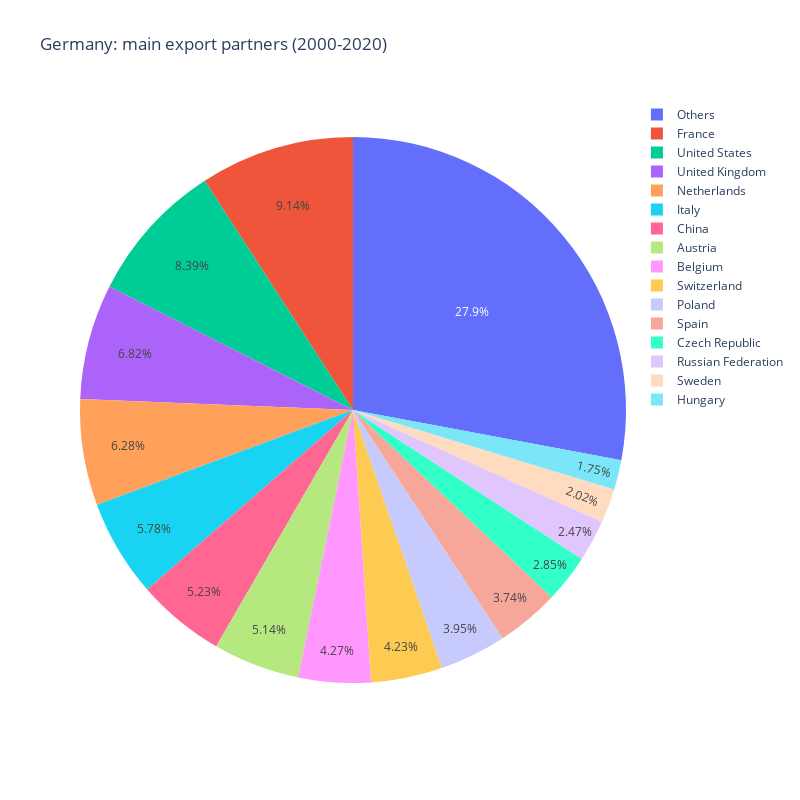

The notebook cell saved with this chart:
### Markdown cell above
## 2. 3. 2 Main Export Partners

### Code cell
exporters = germany_exports.groupby('Partner')['TradeValue'].sum().reset_index()

exporters = exporters.sort_values(by='TradeValue', ascending=False)

top_15_exporters = exporters.head(15)

others_value = exporters.iloc[15:]['TradeValue'].sum()

others = pd.DataFrame({'Partner': ['Others'], 'TradeValue': [others_value]})

top_15_exporters = pd.concat([top_15_exporters, others], ignore_index=True)

fig = px.pie(top_15_exporters, 
             values='TradeValue', 
             names='Partner', 
             title='Germany: main export partners (2000-2020)')

fig.update_layout(width=800, height=800)

fig.show()

### Figure 1 — Plotly figure (JSON) as saved in the notebook; plotly's stock layout.template omitted (floating-point values rounded to 4 significant figures)
{"data": [{"domain": {"x": [0, 1], "y": [0, 1]}, "hovertemplate": "Partner=%{label}<br>TradeValue=%{value}<extra></extra>", "labels": ["France", "United States", "United Kingdom", "Netherlands", "Italy", "China", "Austria", "Belgium", "Switzerland", "Poland", "Spain", "Czech Republic", "Russian Federation", "Sweden", "Hungary", "Others"], "legendgroup": "", "name": "", "showlegend": true, "type": "pie", "values": [2292000000.0, 2105000000.0, 1710000000.0, 1575000000.0, 1449000000.0, 1312000000.0, 1288000000.0, 1071000000.0, 1061000000.0, 989700000.0, 937000000.0, 713900000.0, 618200000.0, 506200000.0, 438700000.0, 7008000000.0]}], "layout": {"height": 800, "legend": {"tracegroupgap": 0}, "title": {"text": "Germany: main export partners (2000-2020)"}, "width": 800}}
